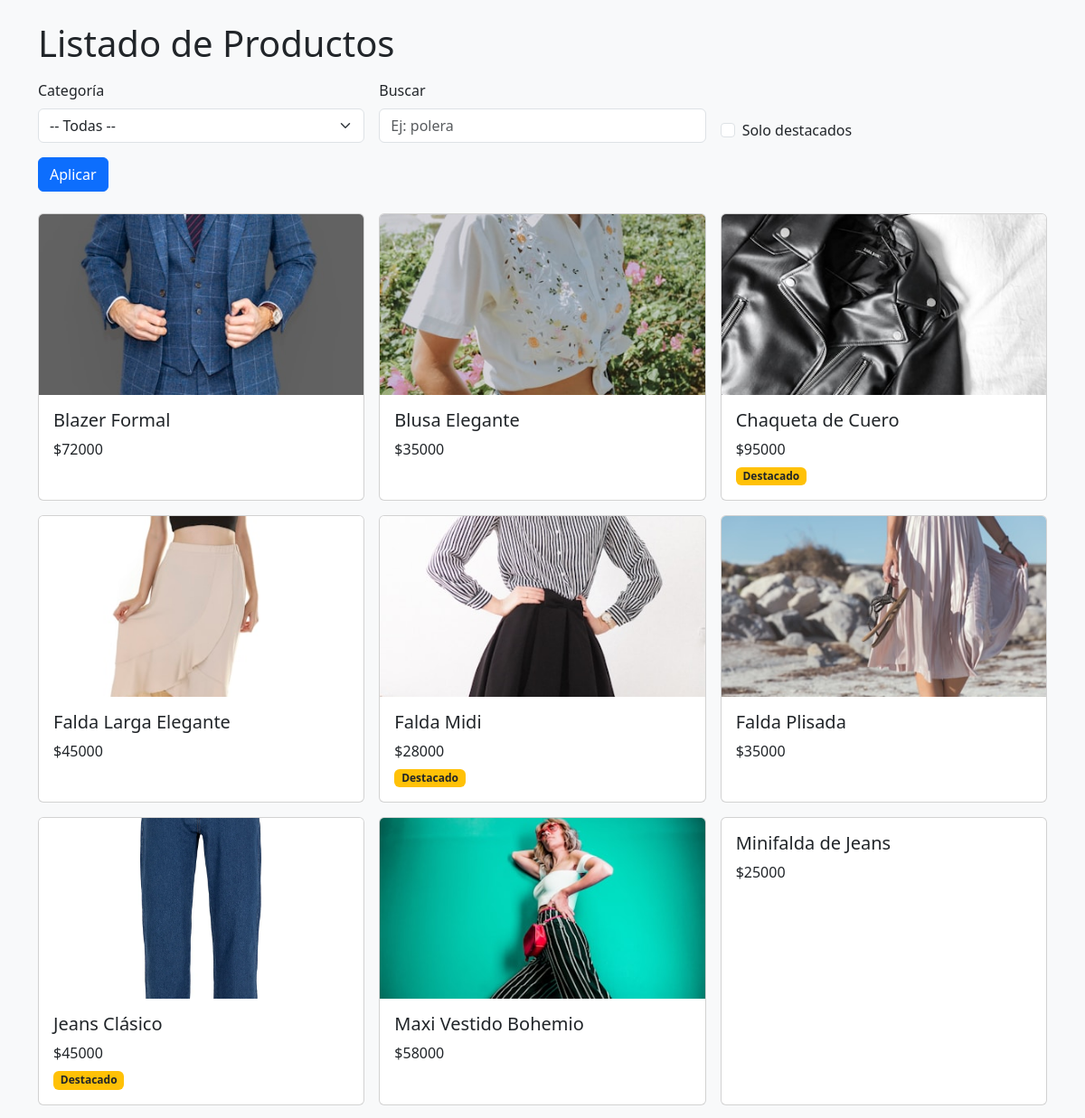
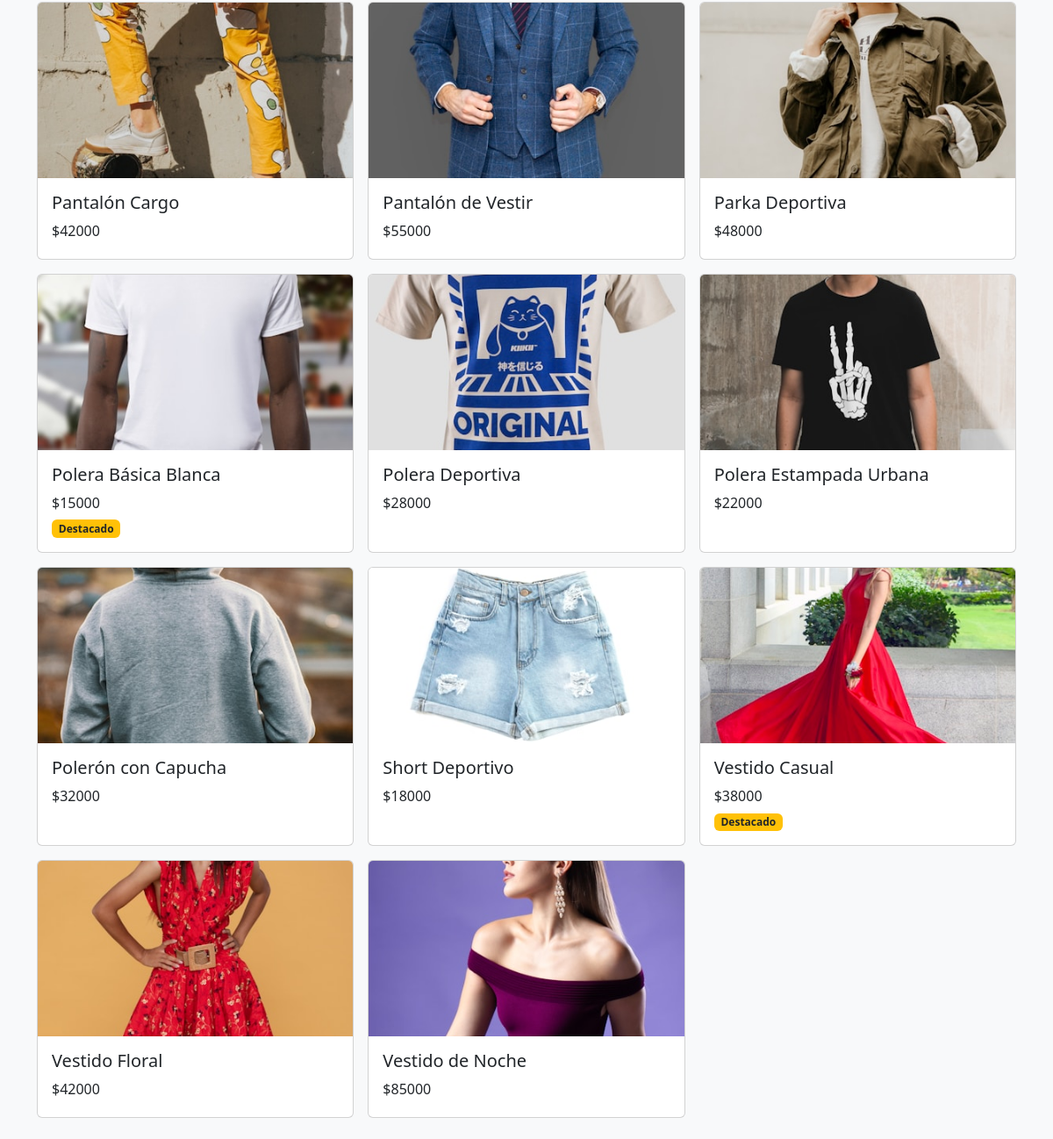
/productos/, run on the app's committed database (2 pictures, top to bottom).
### appTienda/models.py (models this page shows, shortened)
class Producto(models.Model):
    nombre = models.CharField(max_length=120)
    descripcion = models.TextField()
    categoria = models.ForeignKey(Categoria, on_delete=models.CASCADE)
    precio_base = models.PositiveIntegerField()
    destacado = models.BooleanField(default=False)
    class Meta:
        ordering = ['nombre']
    imagen1 = models.ImageField(upload_to='productos/', null=True, blank=True)
    imagen2 = models.ImageField(upload_to='productos/', null=True, blank=True)
    imagen3 = models.ImageField(upload_to='productos/', null=True, blank=True)

### appTienda/views.py (the view)
# urls.py: path('productos/', views.productos, name='productos'),
def productos(request):
    productos_qs = Producto.objects.all()
    categorias_qs = Categoria.objects.all()
    categoria_id = request.GET.get("categoria")
    q = request.GET.get("q")
    solo_destacados = request.GET.get("solo_destacados")
    if categoria_id:
        productos_qs = productos_qs.filter(categoria_id=categoria_id)
    if q:
        productos_qs = productos_qs.filter(nombre__icontains=q)
    if solo_destacados == "1":
        productos_qs = productos_qs.filter(destacado=True)
    return render(request, "productos.html", {
        "productos": productos_qs,
        "categorias": categorias_qs,
        "categoria_id": categoria_id or "",
        "q": q or "",
        "solo_destacados": solo_destacados or "",
    })

### appTienda/templates/productos.html (shortened to what this page needs)
<!DOCTYPE html>
<html lang="es">
<head>
  <link
    href="https://cdn.jsdelivr.net/npm/bootstrap@5.3.3/dist/css/bootstrap.min.css"
    rel="stylesheet"
  />
</head>
<body class="bg-light">
  <div class="container py-4">
    <h1 class="mb-3">Listado de Productos</h1>
    <form method="GET" class="row g-3 mb-4 align-items-end">
      <div class="col-md-4">
        <label class="form-label">Categoría</label>
        <select name="categoria" class="form-select">
          <option value="">-- Todas --</option>
        </select>
      </div>
      <div class="col-md-4">
        <label class="form-label">Buscar</label>
        <input type="text" name="q" value="{{ q }}" placeholder="Ej: polera" class="form-control">
      </div>
      <div class="col-md-4">
        <div class="form-check mt-4">
          <input class="form-check-input" type="checkbox" name="solo_destacados" value="1" id="soloDestacados" {% if solo_destacados == "1" %}checked{% endif %}>
          <label class="form-check-label" for="soloDestacados">Solo destacados</label>
        </div>
      </div>
      <div class="col-12">
        <button type="submit" class="btn btn-primary">Aplicar</button>
      </div>
    </form>
    <div class="row g-3">
      {% for p in productos %}
        <div class="col-md-4">
          <div class="card h-100">
            {% if p.imagen1 %}
              <img src="{{ p.imagen1.url }}" class="card-img-top" style="object-fit: cover; height: 200px;">
            {% endif %}
            <div class="card-body">
              <h5 class="card-title mb-2">
                <a href="{% url 'producto_detalle' p.id %}" class="link-dark text-decoration-none">
                  {{ p.nombre }}
                </a>
              </h5>
              <p class="card-text mb-1">${{ p.precio_base }}</p>
              {% if p.destacado %}
                <span class="badge bg-warning text-dark">Destacado</span>
              {% endif %}
            </div>
          </div>
        </div>
      {% empty %}
        <p class="text-muted">No hay productos para mostrar.</p>
      {% endfor %}
    </div>
  </div>
</body>
</html>

### data on the page
Producto: imagen1 (picture), nombre "Blazer Formal", precio_base "72000"
Producto: imagen1 (picture), nombre "Blusa Elegante", precio_base "35000"
Producto: imagen1 (picture), nombre "Chaqueta de Cuero", precio_base "95000", destacado "Destacado"
Producto: imagen1 (picture), nombre "Falda Larga Elegante", precio_base "45000"
Producto: imagen1 (picture), nombre "Falda Midi", precio_base "28000", destacado "Destacado"
Producto: imagen1 (picture), nombre "Falda Plisada", precio_base "35000"
Producto: imagen1 (picture), nombre "Jeans Clásico", precio_base "45000", destacado "Destacado"
Producto: imagen1 (picture), nombre "Maxi Vestido Bohemio", precio_base "58000"
Producto: nombre "Minifalda de Jeans", precio_base "25000"
Producto: imagen1 (picture), nombre "Pantalón Cargo", precio_base "42000"
Producto: imagen1 (picture), nombre "Pantalón de Vestir", precio_base "55000"
Producto: imagen1 (picture), nombre "Parka Deportiva", precio_base "48000"
Producto: imagen1 (picture), nombre "Polera Básica Blanca", precio_base "15000", destacado "Destacado"
Producto: imagen1 (picture), nombre "Polera Deportiva", precio_base "28000"
Producto: imagen1 (picture), nombre "Polera Estampada Urbana", precio_base "22000"
Producto: imagen1 (picture), nombre "Polerón con Capucha", precio_base "32000"
Producto: imagen1 (picture), nombre "Short Deportivo", precio_base "18000"
Producto: imagen1 (picture), nombre "Vestido Casual", precio_base "38000", destacado "Destacado"
Producto: imagen1 (picture), nombre "Vestido Floral", precio_base "42000"
Producto: imagen1 (picture), nombre "Vestido de Noche", precio_base "85000"
